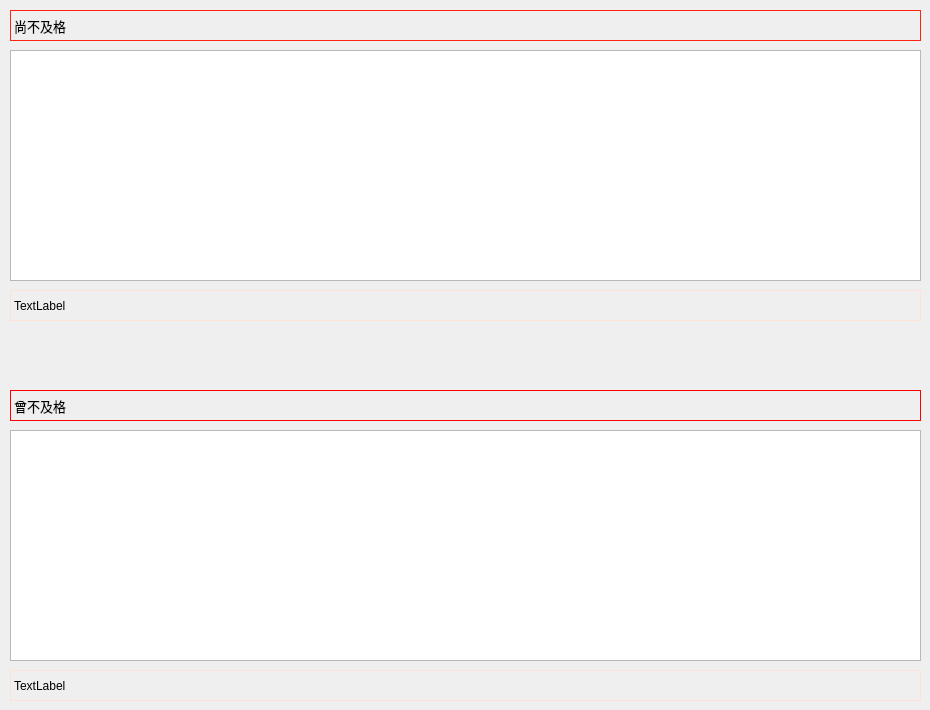
       <widget class="QWidget" name="noposs_grade_wid">
        <attribute name="title">
         <string>不及格成绩</string>
        </attribute>
        <widget class="QLabel" name="label_29">
         <property name="geometry">
          <rect>
           <x>10</x>
           <y>10</y>
           <width>911</width>
           <height>31</height>
          </rect>
         </property>
         <property name="font">
          <font>
           <family>黑体</family>
           <pointsize>10</pointsize>
          </font>
         </property>
         <property name="styleSheet">
          <string notr="true">border-width: 1px;border-style: solid;
border-color: rgb(255, 36, 16);</string>
         </property>
         <property name="text">
          <string>尚不及格</string>
         </property>
        </widget>
        <widget class="QTableView" name="now_nopass_viw">
         <property name="geometry">
          <rect>
           <x>10</x>
           <y>50</y>
           <width>911</width>
           <height>231</height>
          </rect>
         </property>
         <attribute name="verticalHeaderVisible">
          <bool>false</bool>
         </attribute>
        </widget>
        <widget class="QTableView" name="old_nopass_viw">
         <property name="geometry">
          <rect>
           <x>10</x>
           <y>430</y>
           <width>911</width>
           <height>231</height>
          </rect>
         </property>
         <attribute name="verticalHeaderVisible">
          <bool>false</bool>
         </attribute>
        </widget>
        <widget class="QLabel" name="label_30">
         <property name="geometry">
          <rect>
           <x>10</x>
           <y>390</y>
           <width>911</width>
           <height>31</height>
          </rect>
         </property>
         <property name="font">
          <font>
           <family>黑体</family>
           <pointsize>10</pointsize>
          </font>
         </property>
         <property name="styleSheet">
          <string notr="true">border-width: 1px;border-style: solid;
border-color: rgb(255, 0, 0);</string>
         </property>
         <property name="text">
          <string>曾不及格</string>
         </property>
        </widget>
        <widget class="QLabel" name="now_nopass_lab">
         <property name="geometry">
          <rect>
           <x>10</x>
           <y>290</y>
           <width>911</width>
           <height>31</height>
          </rect>
         </property>
         <property name="styleSheet">
          <string notr="true">border-width: 1px;border-style: solid;
border-color: rgb(255, 225, 216);</string>
         </property>
         <property name="text">
          <string>TextLabel</string>
         </property>
        </widget>
        <widget class="QLabel" name="old_nopass_lab">
         <property name="geometry">
          <rect>
           <x>10</x>
           <y>670</y>
           <width>911</width>
           <height>31</height>
          </rect>
         </property>
         <property name="styleSheet">
          <string notr="true">border-width: 1px;border-style: solid;
border-color: rgb(255, 225, 216);</string>
         </property>
         <property name="text">
          <string>TextLabel</string>
         </property>
        </widget>
       </widget>
